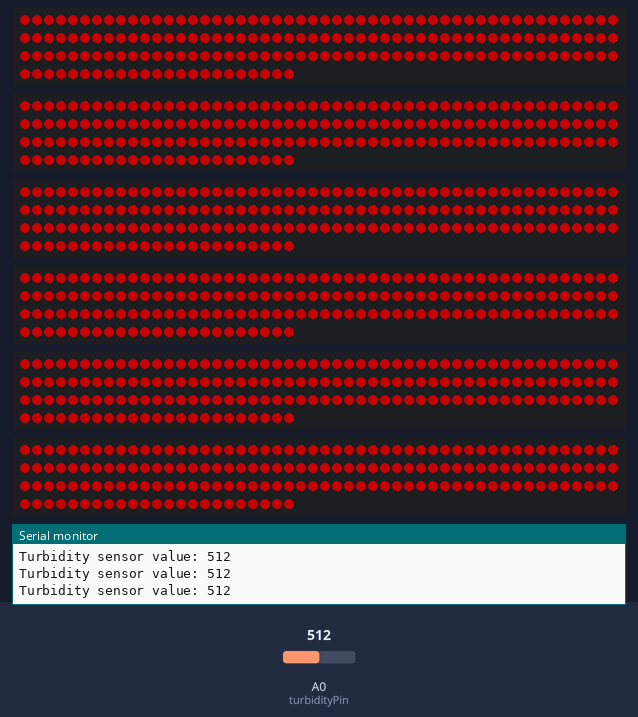
This sketch was run on a simulated Arduino Uno, built with avr-gcc and run on an emulated ATmega328P. Parts: 6 × 173 RGB LEDs in strip order, left to right, continuing on the next row, the last lines printed to the serial monitor. The test bench sets the inputs (shaded band); at power-on: A0 (turbidityPin) = 512. Dim RGB values are drawn brighter than linear.

Above: at 2.3 s.
2.4 s: A0 (turbidityPin) set to 96
5.4 s: A0 (turbidityPin) set to 82
At 8.1 s:
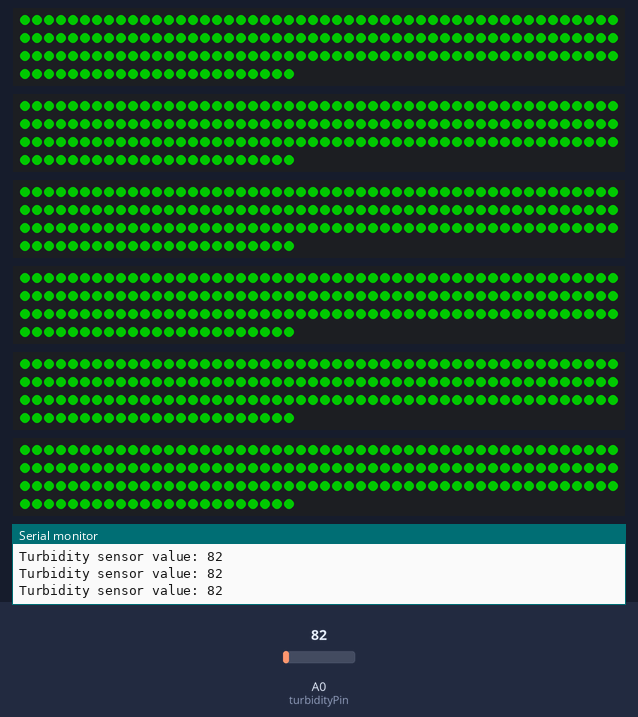
8.4 s: A0 (turbidityPin) set to 100
At 10.4 s:
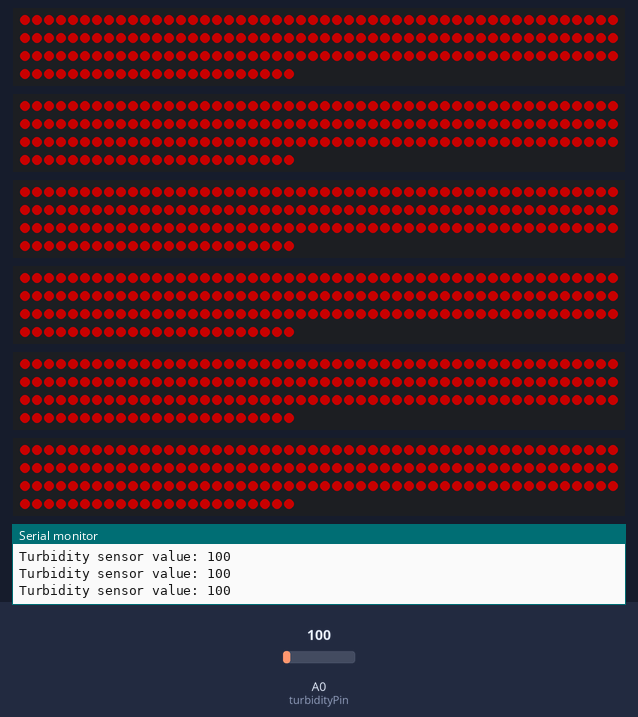
11.3 s: A0 (turbidityPin) set to 0
At 13.3 s:
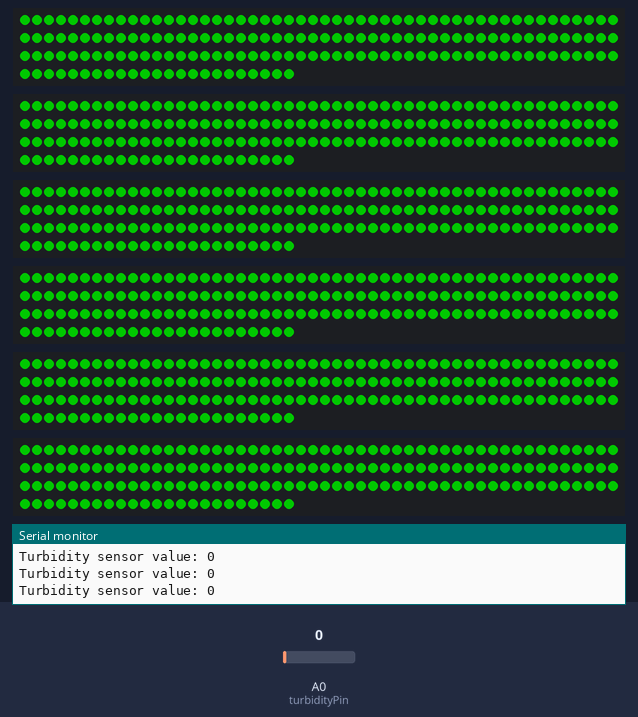
14.3 s: A0 (turbidityPin) set to 122
At 16.3 s:
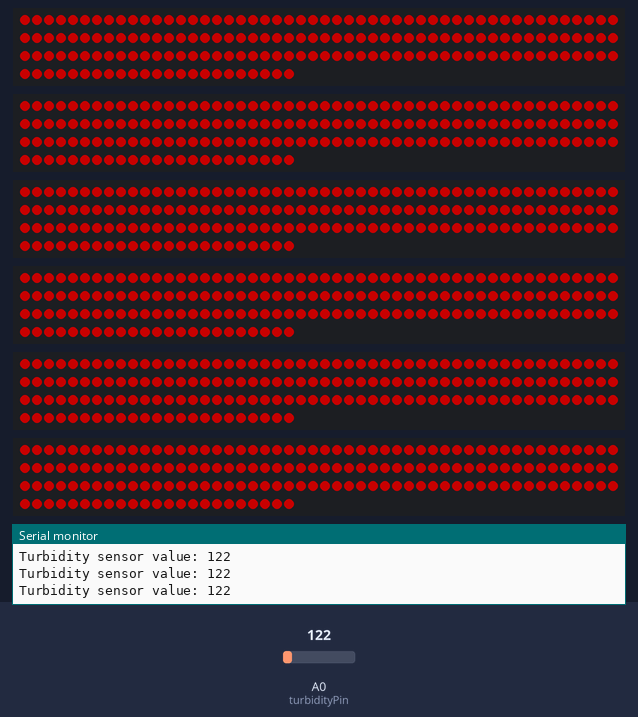
Timing chart, 0 to 17.8 s (numbered marks = the images above; inputs shaded):
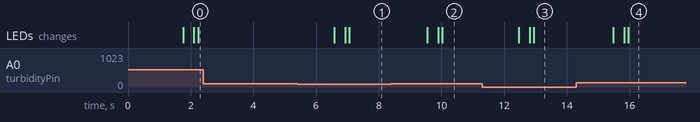

The sketch:

1.ino
```cpp
#include <Adafruit_NeoPixel.h>

const int turbidityPin = A0;
const int turbidityThreshold = 90;
const int lightCount = 173;

const int neoPixelPins[] = {
  8,
  9,
  10,
  11,
  12,
  13
};


const int stripCount = 6;

Adafruit_NeoPixel strips[stripCount] = {

  Adafruit_NeoPixel(
    lightCount,
    8,
    NEO_GRB + NEO_KHZ800
  ),

  Adafruit_NeoPixel(
    lightCount,
    9,
    NEO_GRB + NEO_KHZ800
  ),

  Adafruit_NeoPixel(
    lightCount,
    10,
    NEO_GRB + NEO_KHZ800
  ),

  Adafruit_NeoPixel(
    lightCount,
    11,
    NEO_GRB + NEO_KHZ800
  ),

  Adafruit_NeoPixel(
    lightCount,
    12,
    NEO_GRB + NEO_KHZ800
  ),

  Adafruit_NeoPixel(
    lightCount,
    13,
    NEO_GRB + NEO_KHZ800
  )
};

const unsigned long transitionTime = 500;
const unsigned long confirmTime = 1000;
const unsigned long sensorInterval = 50;
bool currentRed = false;
bool targetRed = false;
bool transitioning = false;
unsigned long transitionStartTime = 0;
unsigned long conditionStartTime = 0;
bool conditionTiming = false;
unsigned long lastSensorRead = 0;

void setRgbColor(
  uint8_t redValue,
  uint8_t greenValue,
  uint8_t blueValue
) {

  uint32_t color;
  for (int s = 0; s < stripCount; s++) {

    color = strips[s].Color(
      redValue,
      greenValue,
      blueValue
    );

    for (int i = 0; i < lightCount; i++) {

      strips[s].setPixelColor(
        i,
        color
      );
    }
  }

  for (int s = 0; s < stripCount; s++) {
    strips[s].show();
  }
}
void updateTransition() {

  if (!transitioning) {
    return;
  }


  unsigned long elapsed =
    millis() - transitionStartTime;

  if (elapsed >= transitionTime) {

    if (targetRed) {

      setRgbColor(
        255,
        0,
        0
      );

      currentRed = true;

    } else {

      setRgbColor(
        0,
        255,
        0
      );

      currentRed = false;
    }


    transitioning = false;

    return;
  }

  float progress =
    (float)elapsed / transitionTime;


  // SmoothStep
  float smoothProgress =
    progress *
    progress *
    (3.0 - 2.0 * progress);


  uint8_t redValue;

  uint8_t greenValue;

  if (targetRed) {

    redValue =
      255.0 * smoothProgress;

    greenValue =
      255.0 * (1.0 - smoothProgress);

  }

  else {

    redValue =
      255.0 * (1.0 - smoothProgress);

    greenValue =
      255.0 * smoothProgress;
  }

  setRgbColor(
    redValue,
    greenValue,
    0
  );
}
void startTransition(bool toRed) {
  targetRed = toRed;
  transitioning = true;
  transitionStartTime = millis();
  if (toRed) {
    Serial.println("r");
  } else {
    Serial.println("g");
  }
}
void setup() {
  Serial.begin(9600);
  for (int s = 0; s < stripCount; s++) {
    strips[s].begin();
    strips[s].setBrightness(100);
    strips[s].show();
  }

  setRgbColor(
    0,
    255,
    0
  );


  delay(500);


  Serial.println(
    turbidityThreshold
  );
}

void loop() {

  unsigned long now = millis();
  updateTransition();

  if (
    now - lastSensorRead >=
    sensorInterval
  ) {

    lastSensorRead = now;


    int turbidityValue =
      analogRead(turbidityPin);


    Serial.print(
      "Turbidity sensor value: "
    );

    Serial.println(
      turbidityValue
    );

    if (
      turbidityValue >
      turbidityThreshold
    ) {

      // 已经是红色
      if (
        currentRed ||
        (transitioning && targetRed)
      ) {

        conditionTiming = false;

      } else {

        // 开始计时
        if (!conditionTiming) {

          conditionTiming = true;

          conditionStartTime = now;
        }


        // 持续超过 confirmTime
        if (
          conditionTiming &&
          now - conditionStartTime >=
          confirmTime
        ) {

          startTransition(true);

          conditionTiming = false;
        }
      }
    }

    else {
      //
      if (
        !currentRed ||
        (transitioning && !targetRed)
      ) {

        conditionTiming = false;

      } else {

        //
        if (!conditionTiming) {

          conditionTiming = true;

          conditionStartTime = now;
        }

        if (
          conditionTiming &&
          now - conditionStartTime >=
          confirmTime
        ) {

          startTransition(false);

          conditionTiming = false;
        }
      }
    }
  }
}
```

Measured:
- the behaviour switches between 91 and 90 on A0 (turbidityPin) (found by bisection; images 0 and 1)
